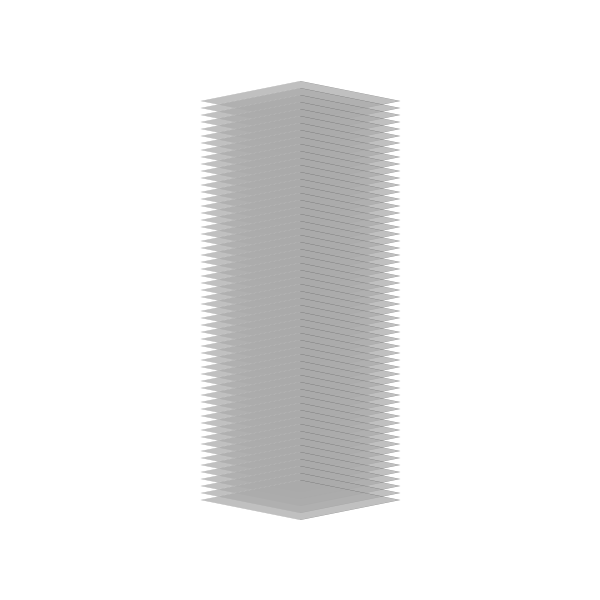
Frame 1 (no input)
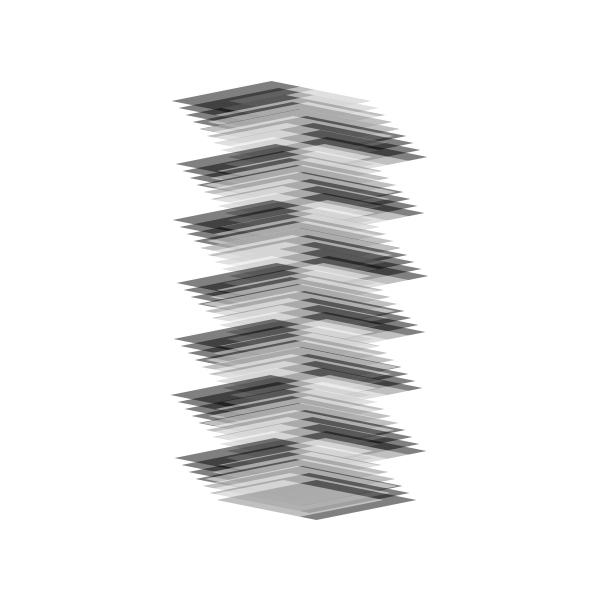
Frame 60 (no input)
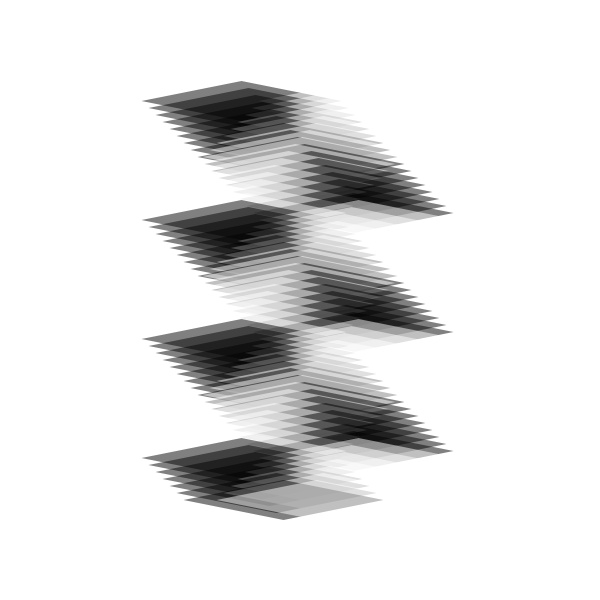
Frame 120 (the mouse pressed at the canvas centre since frame 60)

The p5.js sketch that drew these frames (run headless with seeded random() and noise() and a simulated clock; from frame 60 on, the mouse is pressed at the canvas centre):

// p5.js sketch
// ── sketch.js
const a = 20;
const b = 100;
const planeStep = 7;
const MARGIN = 100;
let unitSize, unitStep;

function setup() {
  createCanvas(600, 600);
  // noFill();
  noStroke();
  angleMode(DEGREES);

  unitSize = 0;
  unitStep = 1;

}

function draw() {
  background(255);

  if (unitSize <= 0 || unitSize > width-MARGIN) {
    unitStep *= -1;
  }

  unitSize += unitStep;

  if (unitSize == 0) {
    unitSize += unitStep;
  }

  for (let i = 1; i <= height - MARGIN * 2; i += planeStep) {
    fill(0, 127);
    planeDraw(width / 2 - unitSize / 2 + i % unitSize, MARGIN + i);
    fill(255, 127);
    planeDraw(width / 2 + unitSize / 2 - i % unitSize, MARGIN + i);
  }
}

function planeDraw(x, y) {
  push();
  translate(x, y);
  beginShape();
  vertex(b, 0);
  vertex(0, a);
  vertex(-b, 0);
  vertex(0, -a);
  endShape(CLOSE);
  pop();
}
